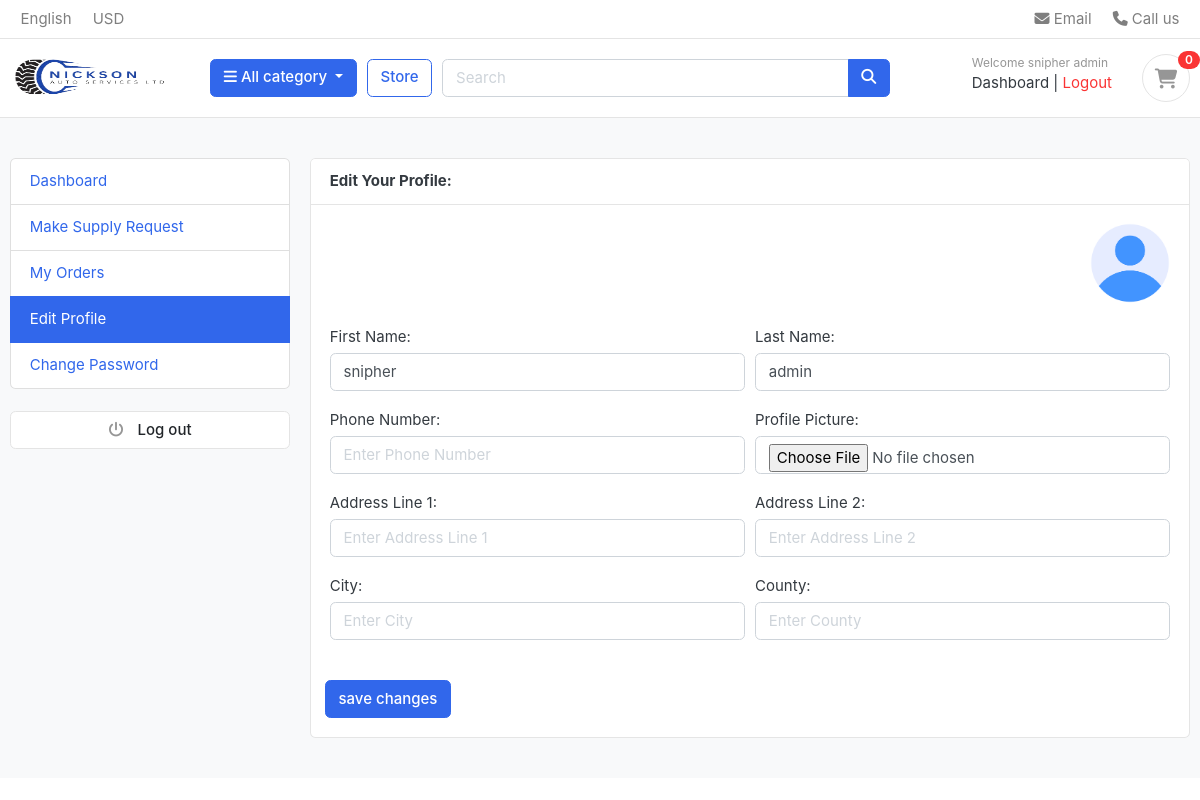
/accounts/edit_profile/ (signed in), run on the app's committed database.
### accounts/models.py (models this page shows, shortened)
class Account(AbstractUser):
    STATUS_CHOICES = [
        ('pending', 'Pending'),
        ('accepted', 'Accepted'),
        ('rejected', 'Rejected'),
    ]
    first_name = models.CharField(max_length=255)
    last_name = models.CharField(max_length=255)
    username = models.CharField(max_length=255, unique=True) # unique=True means that no two users can have the same username
    email = models.EmailField(unique=True) # unique=True means that no two users can have the same email address
    phone_number = models.CharField(max_length=15)
    address = models.CharField(max_length=255, blank=True)
    city = models.CharField(max_length=255, blank=True)
    county = models.CharField(max_length=255, blank=True)
    status = models.CharField(max_length=10, choices=STATUS_CHOICES, default='pending')
    is_vendor = models.BooleanField(default=False)
    USERNAME_FIELD = 'email' # username field
    REQUIRED_FIELDS = ['username', 'first_name', 'last_name'] # required when user is created
    class Meta:
        verbose_name = 'client'
        verbose_name_plural = 'clients'

class UserProfile(models.Model):
    user = models.OneToOneField(Account, on_delete=models.CASCADE)
    address_line_1 = models.CharField(max_length=255, blank=True)
    address_line_2 = models.CharField(max_length=255, blank=True)
    profile_picture = models.ImageField(upload_to='userprofile/', blank=True, null=True, default='../static/images/avatars/user.png')
    city = models.CharField(max_length=255, blank=True)
    county = models.CharField(max_length=255, blank=True)
    class Meta:
        verbose_name = 'client profile'
        verbose_name_plural = 'client profiles'

### accounts/views.py (the view)
# urls.py: path('edit_profile/', views.edit_profile, name='edit_profile'),
@login_required(login_url='login')
def edit_profile(request):
    userprofile = get_object_or_404(UserProfile, user=request.user)
    if request.method == 'POST':
        user_form = UserForm(request.POST, instance=request.user)
        profile_form = UserProfileForm(request.POST, request.FILES, instance=userprofile)
        if user_form.is_valid() and profile_form.is_valid():
            user_form.save()
            profile_form.save()
            messages.success(request, 'Your profile has been updated')
            return redirect('edit_profile')
    else:
        user_form = UserForm(instance=request.user)
        profile_form = UserProfileForm(instance=userprofile)
    context = {
        'user_form': user_form,
        'profile_form': profile_form,
        'userprofile': userprofile,
    }
    return render(request, 'accounts/edit_profile.html', context)

### accounts/forms.py
class UserForm(forms.ModelForm):
    class Meta:
        model = Account
        fields = ('first_name', 'last_name', 'phone_number')
    def __init__(self, *args, **kwargs):
        super(UserForm, self).__init__(*args, **kwargs)
        self.fields['first_name'].widget.attrs['placeholder'] = 'Enter First Name'
        self.fields['last_name'].widget.attrs['placeholder'] = 'Enter Last Name'
        self.fields['phone_number'].widget.attrs['placeholder'] = 'Enter Phone Number'
        for field in self.fields:
            self.fields[field].widget.attrs['class'] = 'form-control'

class UserProfileForm(forms.ModelForm):
    profile_picture = forms.ImageField(required=False, error_messages={'invalid':("Image files only")}, widget=forms.FileInput)
    class Meta:
        model = UserProfile
        fields = ('address_line_1', 'address_line_2', 'city',  'county', 'profile_picture')
    def __init__(self, *args, **kwargs):
        super(UserProfileForm, self).__init__(*args, **kwargs)
        self.fields['address_line_1'].widget.attrs['placeholder'] = 'Enter Address Line 1'
        self.fields['address_line_2'].widget.attrs['placeholder'] = 'Enter Address Line 2'
        self.fields['city'].widget.attrs['placeholder'] = 'Enter City'
        self.fields['county'].widget.attrs['placeholder'] = 'Enter County'
        for field in self.fields:
            self.fields[field].widget.attrs['class'] = 'form-control'

### carts/context_processors.py (called while the page is built)
def counter(request):
    item_count = 0
    if 'admin' in request.path:
        return {}
    else:
        try:
            cart = Cart.objects.filter(cart_id=_cart_id(request)) # get the cart using the cart_id present in the session
            if request.user.is_authenticated:
                cart_items = CartItem.objects.all().filter(user=request.user)
            else:
                cart_items = CartItem.objects.all().filter(cart=cart[:1]) # get all the cart items using the cart
            for cart_item in cart_items:
                item_count += cart_item.quantity
        except Cart.DoesNotExist:
            item_count = 0
    return dict(item_count=item_count)

### carts/views.py (called while the page is built)
def _cart_id(request):
    cart = request.session.session_key
    if not cart:
        cart = request.session.create()
    return cart

### category/context_processors.py (called while the page is built)
def menu_links(request):
    links = Category.objects.all()
    return dict(links=links)

### templates/accounts/edit_profile.html (shortened to what this page needs)
{% extends 'base.html' %} {% block title %}Edit Profile{% endblock %}
{% load static %}
{% block content %}
<section class="section-conten padding-y bg">
  <div class="container">
    <div class="row">
      {% include 'includes/dashboard_sidebar.html' %}
      <main class="col-md-9">
        <article class="card">
          <header class="card-header">
            <strong class="d-inline-block mr-3">Edit Your Profile:</strong>
          </header>
          <div class="card-body">
            <div class="text-right">
              {% if userprofile.profile_picture %}
                <img
                    src="{{userprofile.profile_picture.url}}"
                    class="img-sm rounded-circle mb-4"
                    alt="profile image"
                />
              {% else %}
                <img
                    src="{% static 'images/avatars/user.png' %}"
                    class="img-sm rounded-circle mb-4"
                    alt="profile image"
                />
              {% endif %}
            </div>
            <div class="row">
              <div class="col-md-12">
                <form action="{% url 'edit_profile' %}" method="POST" enctype="multipart/form-data">
                  <div class="form-row">
                    <div class="form-group col-md-6">
                      <label for="first_name">First Name:</label>
                      {{user_form.first_name}}
                    </div>
                    <div class="form-group col-md-6">
                      <label for="last_name">Last Name:</label>
                        {{user_form.last_name}}
                    </div>
                    <div class="form-group col-md-6">
                      <label for="phone_number">Phone Number:</label>
                      {{user_form.phone_number}}
                    </div>
                    <div class="form-group col-md-6">
                        <label for="phone_number">Profile Picture:</label>
                        {{profile_form.profile_picture}}
                      </div>
                    <div class="form-group col-md-6">
                      <label for="address">Address Line 1:</label>
                      {{profile_form.address_line_1}}
                    </div>
                    <div class="form-group col-md-6">
                      <label for="address">Address Line 2:</label>
                      {{profile_form.address_line_2}}
                    </div>
                    <div class="form-group col-md-6">
                      <label for="city">City:</label>
                      {{profile_form.city}}
                    </div>
                    <div class="form-group col-md-6">
                      <label for="country">County:</label>
                        {{profile_form.county}}
                    </div>
                      <input
                        type="submit"
                        class="btn btn-primary mt-4"
                        value="save changes"
                      />
                    </div>
                  </div>
              </div>
            </div>
          </div>
    </div>
</section>
{% endblock %}

### templates/includes/navbar.html (shortened to what this page needs)
{% load static %}
<header class="section-header">
  <nav class="navbar p-md-0 navbar-expand-sm navbar-light border-bottom">
    <div class="container">
      <div class="collapse navbar-collapse" id="navbarTop4">
        <ul class="navbar-nav mr-auto">
          <li class="nav-item dropdown">
            <a href="#" class="nav-link"> English </a>
          </li>
          <li class="nav-item dropdown">
            <a href="#" class="nav-link"> USD </a>
          </li>
        </ul>
        <ul class="navbar-nav">
          <li>
            <a href="#" class="nav-link">
              <i class="fa fa-envelope"></i> Email
            </a>
          </li>
          <li>
            <a href="#" class="nav-link">
              <i class="fa fa-phone"></i> Call us
            </a>
          </li>
        </ul>
      </div>
    </div>
  </nav>
  <section class="header-main border-bottom">
    <div class="container">
        <div class="row align-items-center">
            <div class="col-lg-2 col-md-3 col-6">
                <a href="{% url 'home' %}" class="brand-wrap">
                    <img class="logo" src="{% static 'images/logo1.png' %}" style="width: 160px;" alt="Logo"/>
                </a>
            </div>
            <div class="col-lg col-sm col-md col-6 flex-grow-0">
                <div class="category-wrap dropdown d-inline-block float-right">
                    <button type="button" class="btn btn-primary dropdown-toggle" data-toggle="dropdown">
                        <i class="fa fa-bars"></i> All category
                    </button>
                </div>
            </div>
            <a href="{% url 'store' %}" class="btn btn-outline-primary">Store</a>
            <div class="col-lg col-md-6 col-sm-12 col">
                <form action="{% url 'search' %}" class="search" method="GET">
                    <div class="input-group w-100">
                        <input type="text" class="form-control" style="width: 60%" placeholder="Search" name="keyword"/>
                        <div class="input-group-append">
                            <button class="btn btn-primary" type="submit">
                                <i class="fa fa-search"></i>
                            </button>
                        </div>
                    </div>
                </form>
            </div>
            <div class="col-lg-3 col-sm-6 col-8 order-2 order-lg-3">
                <div class="d-flex justify-content-end mb-3 mb-lg-0">
                    <div class="widget-header">
                        <div>
                            {% if request.user.is_authenticated %}
                                <small class="title text-muted">Welcome {{ user.first_name }} {{ user.last_name }}</small>
                                <a href="{% url 'dashboard' %}">Dashboard</a>
                                <span class="dark-transp"> | </span>
                                <a class="text-danger" type="button" href="{% url 'logout' %}">Logout</a>
                            {% else %}
                                <small class="title text-muted">Welcome Guest</small>
                                <a href="{% url 'login' %}">Sign in</a>
                                <span class="dark-transp"> | </span>
                                <a href="{% url 'register' %}">Register</a>
                            {% endif %}
                        </div>
                    </div>
                    <a href="{% url 'cart' %}" class="widget-header pl-3 ml-3">
                        <div class="icon icon-sm rounded-circle border">
                            <i class="fa fa-shopping-cart"></i>
                        </div>
                        <span class="badge badge-pill badge-danger notify">
                            {{ item_count }}
                        </span>
                    </a>
                </div>
            </div>
        </div>
    </div>
</section>
</header>

### static/css/ui.css (style rules this page uses)
html { font-family: "Inter", sans-serif; font-size: 15px; }
.icon-xs, .icon-sm, .icon-md, .icon-lg { display: inline-block; text-align: center; flex-shrink: 0; flex-grow: 0; }
.icon-sm { width: 48px; height: 48px; line-height: 48px !important; font-size: 20px; }
.img-xs, .img-sm, .img-md, .img-lg { -o-object-fit: cover; object-fit: cover; flex-shrink: 0; flex-grow: 0; }
.img-sm { width: 80px; height: 80px; }
.padding-y { padding-top: 40px; padding-bottom: 40px; }
article:after, .form-group:after { display: block; clear: both; content: ""; }
.bg { background-color: #f8f9fa; }
.header-main { position: relative; padding-top: 1rem; padding-bottom: 1rem; }
.brand-wrap .logo, .navbar-brand .logo { margin-right: 7px; max-height: 42px; display: inline-block; }
.widget-header { display: inline-block; vertical-align: middle; position: relative; }
.widget-header a { color: #343a40; }
.widget-header i { color: #969696; }
.widget-header .title { display: block; }
.widget-header .notify { position: absolute; top: -3px; right: -10px; }
.notify { position: absolute; top: -4px; right: -10px; display: inline-block; padding: 0.25em 0.6em; font-size: 12px; line-height: 1; text-align: center; border-radius: 3rem; color: #fff; background-color: #fa3434; }

### data on the page
Account: first_name "snipher", last_name "admin"
UserProfile: profile_picture (placeholder picture)

### other printed values
{{ item_count }} "0"
